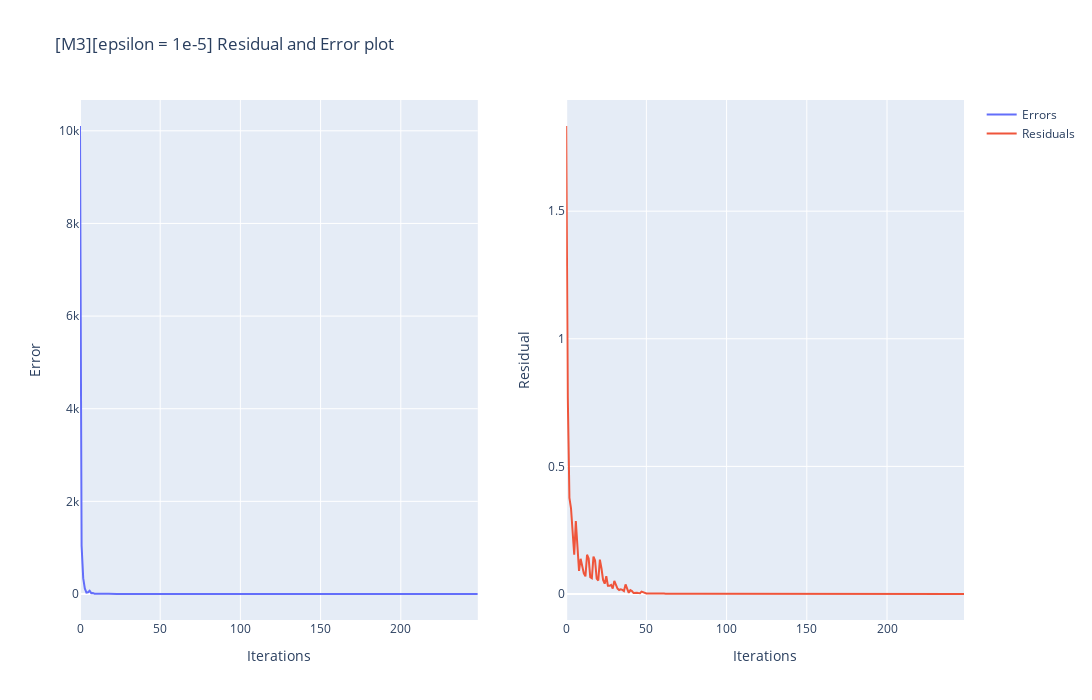

The cell this chart's notebook holds for it:
### Code cell
fig = make_subplots(rows=1, cols=2, shared_xaxes=False)
fig.add_trace( go.Scatter(x=list(range(0,len(errors_m3))), y=errors_m3,name="Errors"),
    row=1, col=1)
fig.add_trace(
    go.Scatter(x=list(range(0,len(residual_m3))), y=residual_m3,name="Residuals"), row=1, col=2
)
fig.update_xaxes(title_text="Iterations", row=1, col=1)
fig.update_yaxes(title_text="Error", row=1, col=1)
fig.update_xaxes(title_text="Iterations", row=1, col=2)
fig.update_yaxes(title_text="Residual", row=1, col=2)
fig.update_layout(height=700, width=1800,title_text="[M3][epsilon = 1e-5] Residual and Error plot").show()

### Figure 1 — Plotly figure (JSON) as saved in the notebook; plotly's stock layout.template omitted (floating-point values rounded to 4 significant figures; data arrays with more than 128 entries replaced by an {"elided": "..."} marker saying what was removed)
{"data": [{"name": "Errors", "type": "scatter", "x": {"elided": "249 int values"}, "xaxis": "x", "y": {"elided": "249 float values"}, "yaxis": "y"}, {"name": "Residuals", "type": "scatter", "x": {"elided": "249 int values"}, "xaxis": "x2", "y": {"elided": "249 float values"}, "yaxis": "y2"}], "layout": {"height": 700, "title": {"text": "[M3][epsilon = 1e-5] Residual and Error plot"}, "width": 1800, "xaxis": {"anchor": "y", "domain": [0, 0.45], "title": {"text": "Iterations"}}, "xaxis2": {"anchor": "y2", "domain": [0.55, 1], "title": {"text": "Iterations"}}, "yaxis": {"anchor": "x", "domain": [0, 1], "title": {"text": "Error"}}, "yaxis2": {"anchor": "x2", "domain": [0, 1], "title": {"text": "Residual"}}}}
